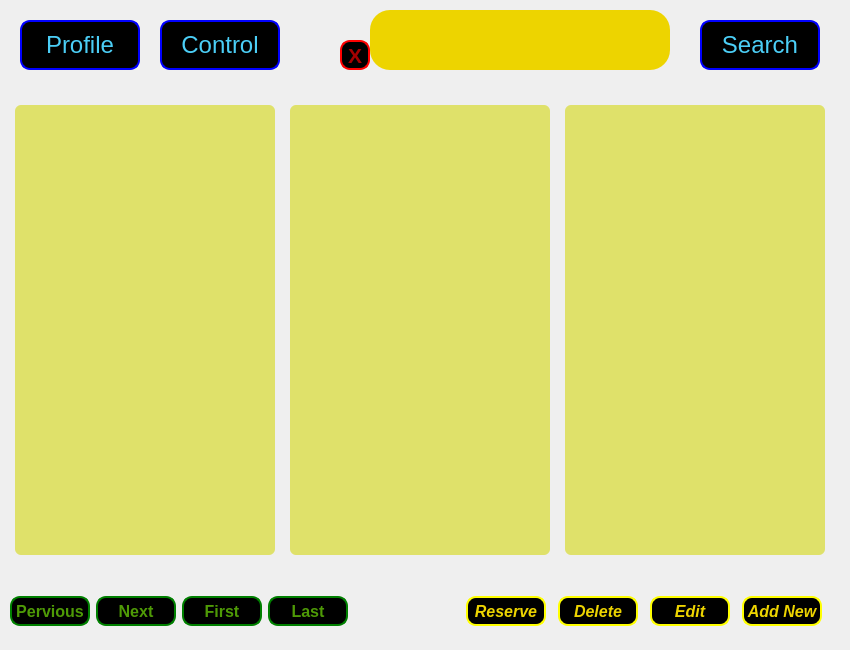
<?xml version="1.0" encoding="UTF-8"?>
<ui version="4.0">
 <class>movies_page</class>
 <widget class="QWidget" name="movies_page">
  <property name="geometry">
   <rect>
    <x>0</x>
    <y>0</y>
    <width>850</width>
    <height>650</height>
   </rect>
  </property>
  <property name="minimumSize">
   <size>
    <width>850</width>
    <height>650</height>
   </size>
  </property>
  <property name="maximumSize">
   <size>
    <width>850</width>
    <height>650</height>
   </size>
  </property>
  <property name="windowTitle">
   <string>Form</string>
  </property>
  <property name="styleSheet">
   <string notr="true">movies_page
{
	background-color: rgb(0, 0, 0);
}
QPushButton
{
	color: rgb(237, 212, 0);
	background-color: rgb(0, 0, 0);
	border:2px solid yellow;
	border-radius:10px;
}

QPushButton:hover
{
	color: rgb(238, 238, 236);
	background-color: rgb(237, 212, 0);
}
QPushButton#btn_cancel_search
{
color: rgb(164, 0, 0);
border:2px solid red;
}
QPushButton:hover#btn_cancel_search
{
	color: rgb(238, 238, 236);
	background-color: rgb(164, 0, 0);
}

QPushButton#btn_search
{
	color: rgb(75, 206, 246);
	border:2px solid blue;
}
QPushButton:hover#btn_search
{
	color: rgb(238, 238, 236);
	background-color:rgb(4, 44, 122);
}
QPushButton#btn_perviouspage
{
	color: rgb(78, 154, 6);
	border:2px solid green;
}
QPushButton#btn_nextpage
{
	color: rgb(78, 154, 6);
	border:2px solid green;
}
QPushButton#btn_firstpage
{
	color: rgb(78, 154, 6);
	border:2px solid green;
}
QPushButton#btn_lastpage
{
	color: rgb(78, 154, 6);
	border:2px solid green;
}
QPushButton:hover#btn_perviouspage
{
	color: rgb(238, 238, 236);
	background-color: rgb(78, 154, 6);
}
QPushButton:hover#btn_nextpage
{
	color: rgb(238, 238, 236);
	background-color: rgb(78, 154, 6);
}
QPushButton:hover#btn_firstpage
{
	color: rgb(238, 238, 236);
	background-color: rgb(78, 154, 6);
}
QPushButton:hover#btn_lastpage
{
	color: rgb(238, 238, 236);
	background-color: rgb(78, 154, 6);
}
QPlainTextEdit
{
	background-color:rgb(223, 225, 106);
	color: rgb(0, 0, 0);
	border-radius:6px;
}
QLineEdit
{
	color: rgb(0, 0, 0);
	background-color: rgb(237, 212, 0);
	border-radius:20px;
}
QLineEdit:hover
{
	background-color: rgb(252, 233, 79);
}
QPushButton#btn_profile
{
	color: rgb(75, 206, 246);
	border:2px solid blue;
}
QPushButton:hover#btn_profile
{
	color: rgb(238, 238, 236);
	background-color:rgb(4, 44, 122);
}
QPushButton#btn_control
{
	color: rgb(75, 206, 246);
	border:2px solid blue;
}
QPushButton:hover#btn_control
{
	color: rgb(238, 238, 236);
	background-color:rgb(4, 44, 122);
}
</string>
  </property>
  <widget class="QPushButton" name="btn_search">
   <property name="geometry">
    <rect>
     <x>700</x>
     <y>20</y>
     <width>120</width>
     <height>50</height>
    </rect>
   </property>
   <property name="minimumSize">
    <size>
     <width>120</width>
     <height>50</height>
    </size>
   </property>
   <property name="maximumSize">
    <size>
     <width>120</width>
     <height>50</height>
    </size>
   </property>
   <property name="font">
    <font>
     <pointsize>18</pointsize>
    </font>
   </property>
   <property name="styleSheet">
    <string notr="true"/>
   </property>
   <property name="text">
    <string>Search</string>
   </property>
  </widget>
  <widget class="QWidget" name="gridLayoutWidget">
   <property name="geometry">
    <rect>
     <x>10</x>
     <y>90</y>
     <width>822</width>
     <height>481</height>
    </rect>
   </property>
   <layout class="QGridLayout" name="movieslayout">
    <property name="topMargin">
     <number>0</number>
    </property>
    <property name="bottomMargin">
     <number>0</number>
    </property>
    <property name="spacing">
     <number>10</number>
    </property>
    <item row="0" column="2">
     <widget class="QPlainTextEdit" name="show_movie2">
      <property name="minimumSize">
       <size>
        <width>260</width>
        <height>450</height>
       </size>
      </property>
      <property name="maximumSize">
       <size>
        <width>260</width>
        <height>450</height>
       </size>
      </property>
      <property name="font">
       <font>
        <pointsize>12</pointsize>
       </font>
      </property>
     </widget>
    </item>
    <item row="0" column="0">
     <widget class="QPlainTextEdit" name="show_movie1">
      <property name="minimumSize">
       <size>
        <width>260</width>
        <height>450</height>
       </size>
      </property>
      <property name="maximumSize">
       <size>
        <width>260</width>
        <height>450</height>
       </size>
      </property>
      <property name="font">
       <font>
        <pointsize>12</pointsize>
       </font>
      </property>
     </widget>
    </item>
    <item row="0" column="3">
     <widget class="QPlainTextEdit" name="show_movie3">
      <property name="minimumSize">
       <size>
        <width>260</width>
        <height>450</height>
       </size>
      </property>
      <property name="maximumSize">
       <size>
        <width>260</width>
        <height>450</height>
       </size>
      </property>
      <property name="font">
       <font>
        <pointsize>12</pointsize>
       </font>
      </property>
     </widget>
    </item>
   </layout>
  </widget>
  <widget class="QWidget" name="horizontalLayoutWidget">
   <property name="geometry">
    <rect>
     <x>10</x>
     <y>590</y>
     <width>426</width>
     <height>42</height>
    </rect>
   </property>
   <layout class="QHBoxLayout" name="nextperlayout">
    <item>
     <widget class="QPushButton" name="btn_perviouspage">
      <property name="minimumSize">
       <size>
        <width>80</width>
        <height>30</height>
       </size>
      </property>
      <property name="maximumSize">
       <size>
        <width>80</width>
        <height>30</height>
       </size>
      </property>
      <property name="font">
       <font>
        <pointsize>12</pointsize>
        <weight>75</weight>
        <italic>false</italic>
        <bold>true</bold>
       </font>
      </property>
      <property name="styleSheet">
       <string notr="true"/>
      </property>
      <property name="text">
       <string>Pervious</string>
      </property>
     </widget>
    </item>
    <item>
     <widget class="QPushButton" name="btn_nextpage">
      <property name="minimumSize">
       <size>
        <width>80</width>
        <height>30</height>
       </size>
      </property>
      <property name="maximumSize">
       <size>
        <width>80</width>
        <height>30</height>
       </size>
      </property>
      <property name="font">
       <font>
        <pointsize>12</pointsize>
        <weight>75</weight>
        <bold>true</bold>
       </font>
      </property>
      <property name="styleSheet">
       <string notr="true"/>
      </property>
      <property name="text">
       <string>Next</string>
      </property>
     </widget>
    </item>
    <item>
     <widget class="QPushButton" name="btn_firstpage">
      <property name="minimumSize">
       <size>
        <width>80</width>
        <height>30</height>
       </size>
      </property>
      <property name="maximumSize">
       <size>
        <width>80</width>
        <height>30</height>
       </size>
      </property>
      <property name="font">
       <font>
        <pointsize>12</pointsize>
        <weight>75</weight>
        <bold>true</bold>
       </font>
      </property>
      <property name="styleSheet">
       <string notr="true"/>
      </property>
      <property name="text">
       <string>First</string>
      </property>
     </widget>
    </item>
    <item>
     <widget class="QPushButton" name="btn_lastpage">
      <property name="minimumSize">
       <size>
        <width>80</width>
        <height>30</height>
       </size>
      </property>
      <property name="maximumSize">
       <size>
        <width>80</width>
        <height>30</height>
       </size>
      </property>
      <property name="font">
       <font>
        <pointsize>12</pointsize>
        <weight>75</weight>
        <bold>true</bold>
       </font>
      </property>
      <property name="styleSheet">
       <string notr="true"/>
      </property>
      <property name="text">
       <string>Last</string>
      </property>
     </widget>
    </item>
    <item>
     <widget class="QLabel" name="label_counter">
      <property name="minimumSize">
       <size>
        <width>80</width>
        <height>30</height>
       </size>
      </property>
      <property name="maximumSize">
       <size>
        <width>80</width>
        <height>30</height>
       </size>
      </property>
      <property name="font">
       <font>
        <pointsize>12</pointsize>
       </font>
      </property>
      <property name="styleSheet">
       <string notr="true">color:rgb(255, 255, 255);</string>
      </property>
      <property name="text">
       <string/>
      </property>
     </widget>
    </item>
   </layout>
  </widget>
  <widget class="QLineEdit" name="searchbox">
   <property name="geometry">
    <rect>
     <x>370</x>
     <y>10</y>
     <width>300</width>
     <height>60</height>
    </rect>
   </property>
   <property name="minimumSize">
    <size>
     <width>300</width>
     <height>60</height>
    </size>
   </property>
   <property name="maximumSize">
    <size>
     <width>300</width>
     <height>60</height>
    </size>
   </property>
   <property name="font">
    <font>
     <pointsize>18</pointsize>
    </font>
   </property>
  </widget>
  <widget class="QWidget" name="horizontalLayoutWidget_2">
   <property name="geometry">
    <rect>
     <x>460</x>
     <y>590</y>
     <width>371</width>
     <height>42</height>
    </rect>
   </property>
   <layout class="QHBoxLayout" name="horizontalLayout">
    <item>
     <widget class="QPushButton" name="btn_reserve">
      <property name="minimumSize">
       <size>
        <width>80</width>
        <height>30</height>
       </size>
      </property>
      <property name="maximumSize">
       <size>
        <width>80</width>
        <height>30</height>
       </size>
      </property>
      <property name="font">
       <font>
        <pointsize>12</pointsize>
        <weight>75</weight>
        <italic>true</italic>
        <bold>true</bold>
       </font>
      </property>
      <property name="text">
       <string>Reserve</string>
      </property>
     </widget>
    </item>
    <item>
     <widget class="QPushButton" name="btn_delete">
      <property name="minimumSize">
       <size>
        <width>80</width>
        <height>30</height>
       </size>
      </property>
      <property name="maximumSize">
       <size>
        <width>80</width>
        <height>30</height>
       </size>
      </property>
      <property name="font">
       <font>
        <pointsize>12</pointsize>
        <weight>75</weight>
        <italic>true</italic>
        <bold>true</bold>
       </font>
      </property>
      <property name="text">
       <string>Delete</string>
      </property>
     </widget>
    </item>
    <item>
     <widget class="QPushButton" name="btn_edit">
      <property name="minimumSize">
       <size>
        <width>80</width>
        <height>30</height>
       </size>
      </property>
      <property name="maximumSize">
       <size>
        <width>80</width>
        <height>30</height>
       </size>
      </property>
      <property name="font">
       <font>
        <pointsize>12</pointsize>
        <weight>75</weight>
        <italic>true</italic>
        <bold>true</bold>
       </font>
      </property>
      <property name="text">
       <string>Edit</string>
      </property>
     </widget>
    </item>
    <item>
     <widget class="QPushButton" name="btn_addnew">
      <property name="minimumSize">
       <size>
        <width>80</width>
        <height>30</height>
       </size>
      </property>
      <property name="maximumSize">
       <size>
        <width>80</width>
        <height>30</height>
       </size>
      </property>
      <property name="font">
       <font>
        <pointsize>12</pointsize>
        <weight>75</weight>
        <italic>true</italic>
        <bold>true</bold>
       </font>
      </property>
      <property name="text">
       <string>Add New</string>
      </property>
     </widget>
    </item>
   </layout>
  </widget>
  <widget class="QPushButton" name="btn_cancel_search">
   <property name="geometry">
    <rect>
     <x>340</x>
     <y>40</y>
     <width>30</width>
     <height>30</height>
    </rect>
   </property>
   <property name="minimumSize">
    <size>
     <width>30</width>
     <height>30</height>
    </size>
   </property>
   <property name="maximumSize">
    <size>
     <width>30</width>
     <height>30</height>
    </size>
   </property>
   <property name="font">
    <font>
     <pointsize>16</pointsize>
     <weight>75</weight>
     <bold>true</bold>
    </font>
   </property>
   <property name="styleSheet">
    <string notr="true"/>
   </property>
   <property name="text">
    <string>X</string>
   </property>
  </widget>
  <widget class="QPushButton" name="btn_profile">
   <property name="geometry">
    <rect>
     <x>20</x>
     <y>20</y>
     <width>120</width>
     <height>50</height>
    </rect>
   </property>
   <property name="minimumSize">
    <size>
     <width>120</width>
     <height>50</height>
    </size>
   </property>
   <property name="maximumSize">
    <size>
     <width>120</width>
     <height>50</height>
    </size>
   </property>
   <property name="font">
    <font>
     <pointsize>18</pointsize>
    </font>
   </property>
   <property name="styleSheet">
    <string notr="true"/>
   </property>
   <property name="text">
    <string>Profile</string>
   </property>
  </widget>
  <widget class="QPushButton" name="btn_control">
   <property name="geometry">
    <rect>
     <x>160</x>
     <y>20</y>
     <width>120</width>
     <height>50</height>
    </rect>
   </property>
   <property name="minimumSize">
    <size>
     <width>120</width>
     <height>50</height>
    </size>
   </property>
   <property name="maximumSize">
    <size>
     <width>120</width>
     <height>50</height>
    </size>
   </property>
   <property name="font">
    <font>
     <pointsize>18</pointsize>
    </font>
   </property>
   <property name="styleSheet">
    <string notr="true"/>
   </property>
   <property name="text">
    <string>Control</string>
   </property>
  </widget>
 </widget>
 <resources/>
 <connections/>
</ui>
